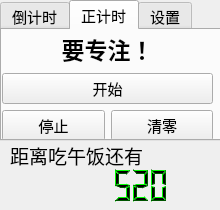
<?xml version="1.0" encoding="UTF-8"?>
<ui version="4.0">
 <class>Form</class>
 <widget class="QWidget" name="Form">
  <property name="geometry">
   <rect>
    <x>0</x>
    <y>0</y>
    <width>220</width>
    <height>210</height>
   </rect>
  </property>
  <property name="font">
   <font>
    <pointsize>11</pointsize>
   </font>
  </property>
  <property name="windowTitle">
   <string>Form</string>
  </property>
  <widget class="QTabWidget" name="tabWidget">
   <property name="geometry">
    <rect>
     <x>0</x>
     <y>0</y>
     <width>221</width>
     <height>141</height>
    </rect>
   </property>
   <property name="currentIndex">
    <number>1</number>
   </property>
   <widget class="QWidget" name="tab">
    <attribute name="title">
     <string>倒计时</string>
    </attribute>
    <widget class="QLabel" name="label_time">
     <property name="geometry">
      <rect>
       <x>80</x>
       <y>10</y>
       <width>131</width>
       <height>31</height>
      </rect>
     </property>
     <property name="font">
      <font>
       <family>黑体</family>
       <pointsize>18</pointsize>
       <weight>75</weight>
       <bold>true</bold>
      </font>
     </property>
     <property name="contextMenuPolicy">
      <enum>Qt::PreventContextMenu</enum>
     </property>
     <property name="toolTipDuration">
      <number>-1</number>
     </property>
     <property name="text">
      <string>Hello Yu</string>
     </property>
    </widget>
    <widget class="QSpinBox" name="spinBox">
     <property name="geometry">
      <rect>
       <x>10</x>
       <y>10</y>
       <width>61</width>
       <height>35</height>
      </rect>
     </property>
     <property name="font">
      <font>
       <pointsize>20</pointsize>
      </font>
     </property>
     <property name="frame">
      <bool>true</bool>
     </property>
     <property name="accelerated">
      <bool>false</bool>
     </property>
     <property name="minimum">
      <number>0</number>
     </property>
     <property name="maximum">
      <number>622</number>
     </property>
     <property name="singleStep">
      <number>1</number>
     </property>
     <property name="value">
      <number>10</number>
     </property>
     <property name="displayIntegerBase">
      <number>10</number>
     </property>
    </widget>
    <widget class="QWidget" name="horizontalLayoutWidget_3">
     <property name="geometry">
      <rect>
       <x>0</x>
       <y>50</y>
       <width>211</width>
       <height>31</height>
      </rect>
     </property>
     <layout class="QHBoxLayout" name="horizontalLayout_3">
      <item>
       <widget class="QPushButton" name="pushButton_start">
        <property name="enabled">
         <bool>true</bool>
        </property>
        <property name="text">
         <string>开始</string>
        </property>
       </widget>
      </item>
      <item>
       <widget class="QPushButton" name="pushButton_pause">
        <property name="text">
         <string>暂停</string>
        </property>
       </widget>
      </item>
     </layout>
    </widget>
    <widget class="QWidget" name="horizontalLayoutWidget_4">
     <property name="geometry">
      <rect>
       <x>0</x>
       <y>80</y>
       <width>211</width>
       <height>31</height>
      </rect>
     </property>
     <layout class="QHBoxLayout" name="horizontalLayout_4">
      <item>
       <widget class="QPushButton" name="pushButton_stop">
        <property name="text">
         <string>清零</string>
        </property>
       </widget>
      </item>
      <item>
       <widget class="QPushButton" name="pushButton_ZhiDing">
        <property name="text">
         <string>置顶</string>
        </property>
       </widget>
      </item>
     </layout>
    </widget>
   </widget>
   <widget class="QWidget" name="tab_2">
    <attribute name="title">
     <string>正计时</string>
    </attribute>
    <widget class="QWidget" name="verticalLayoutWidget">
     <property name="geometry">
      <rect>
       <x>0</x>
       <y>0</y>
       <width>211</width>
       <height>111</height>
      </rect>
     </property>
     <layout class="QVBoxLayout" name="verticalLayout">
      <item>
       <widget class="QLabel" name="label_zhengJS">
        <property name="font">
         <font>
          <pointsize>17</pointsize>
          <weight>75</weight>
          <bold>true</bold>
         </font>
        </property>
        <property name="text">
         <string>要专注！</string>
        </property>
        <property name="alignment">
         <set>Qt::AlignCenter</set>
        </property>
       </widget>
      </item>
      <item>
       <widget class="QPushButton" name="pushButton_Zstart">
        <property name="text">
         <string>开始</string>
        </property>
       </widget>
      </item>
      <item>
       <layout class="QHBoxLayout" name="horizontalLayout">
        <item>
         <widget class="QPushButton" name="pushButton_Zstop">
          <property name="text">
           <string>停止</string>
          </property>
         </widget>
        </item>
        <item>
         <widget class="QPushButton" name="pushButton_Zclear">
          <property name="text">
           <string>清零</string>
          </property>
         </widget>
        </item>
       </layout>
      </item>
     </layout>
    </widget>
    <widget class="QTextBrowser" name="textBrowser">
     <property name="geometry">
      <rect>
       <x>180</x>
       <y>160</y>
       <width>171</width>
       <height>21</height>
      </rect>
     </property>
    </widget>
   </widget>
   <widget class="QWidget" name="tab_3">
    <attribute name="title">
     <string>设置</string>
    </attribute>
    <widget class="QPushButton" name="pushButton_setupMore">
     <property name="geometry">
      <rect>
       <x>120</x>
       <y>90</y>
       <width>75</width>
       <height>23</height>
      </rect>
     </property>
     <property name="text">
      <string>更多》</string>
     </property>
    </widget>
    <widget class="QCheckBox" name="checkBox_drank">
     <property name="geometry">
      <rect>
       <x>10</x>
       <y>10</y>
       <width>171</width>
       <height>16</height>
      </rect>
     </property>
     <property name="text">
      <string>每小时喝水提醒</string>
     </property>
     <property name="checked">
      <bool>true</bool>
     </property>
    </widget>
    <widget class="QPushButton" name="pushButton_talk">
     <property name="geometry">
      <rect>
       <x>10</x>
       <y>90</y>
       <width>71</width>
       <height>23</height>
      </rect>
     </property>
     <property name="text">
      <string>产品交流</string>
     </property>
    </widget>
   </widget>
  </widget>
  <widget class="QLabel" name="label_eatTxt">
   <property name="geometry">
    <rect>
     <x>10</x>
     <y>140</y>
     <width>191</width>
     <height>31</height>
    </rect>
   </property>
   <property name="font">
    <font>
     <pointsize>14</pointsize>
    </font>
   </property>
   <property name="text">
    <string>距离吃午饭还有</string>
   </property>
  </widget>
  <widget class="QLCDNumber" name="lcd">
   <property name="geometry">
    <rect>
     <x>20</x>
     <y>165</y>
     <width>151</width>
     <height>41</height>
    </rect>
   </property>
   <property name="palette">
    <palette>
     <active>
      <colorrole role="WindowText">
       <brush brushstyle="SolidPattern">
        <color alpha="255">
         <red>0</red>
         <green>0</green>
         <blue>0</blue>
        </color>
       </brush>
      </colorrole>
      <colorrole role="Button">
       <brush brushstyle="SolidPattern">
        <color alpha="255">
         <red>0</red>
         <green>170</green>
         <blue>0</blue>
        </color>
       </brush>
      </colorrole>
      <colorrole role="Light">
       <brush brushstyle="SolidPattern">
        <color alpha="255">
         <red>0</red>
         <green>255</green>
         <blue>0</blue>
        </color>
       </brush>
      </colorrole>
      <colorrole role="Midlight">
       <brush brushstyle="SolidPattern">
        <color alpha="255">
         <red>0</red>
         <green>212</green>
         <blue>0</blue>
        </color>
       </brush>
      </colorrole>
      <colorrole role="Dark">
       <brush brushstyle="SolidPattern">
        <color alpha="255">
         <red>0</red>
         <green>85</green>
         <blue>0</blue>
        </color>
       </brush>
      </colorrole>
      <colorrole role="Mid">
       <brush brushstyle="SolidPattern">
        <color alpha="255">
         <red>0</red>
         <green>113</green>
         <blue>0</blue>
        </color>
       </brush>
      </colorrole>
      <colorrole role="Text">
       <brush brushstyle="SolidPattern">
        <color alpha="255">
         <red>0</red>
         <green>0</green>
         <blue>0</blue>
        </color>
       </brush>
      </colorrole>
      <colorrole role="BrightText">
       <brush brushstyle="SolidPattern">
        <color alpha="255">
         <red>255</red>
         <green>255</green>
         <blue>255</blue>
        </color>
       </brush>
      </colorrole>
      <colorrole role="ButtonText">
       <brush brushstyle="SolidPattern">
        <color alpha="255">
         <red>0</red>
         <green>0</green>
         <blue>0</blue>
        </color>
       </brush>
      </colorrole>
      <colorrole role="Base">
       <brush brushstyle="SolidPattern">
        <color alpha="255">
         <red>255</red>
         <green>255</green>
         <blue>255</blue>
        </color>
       </brush>
      </colorrole>
      <colorrole role="Window">
       <brush brushstyle="SolidPattern">
        <color alpha="255">
         <red>0</red>
         <green>170</green>
         <blue>0</blue>
        </color>
       </brush>
      </colorrole>
      <colorrole role="Shadow">
       <brush brushstyle="SolidPattern">
        <color alpha="255">
         <red>0</red>
         <green>0</green>
         <blue>0</blue>
        </color>
       </brush>
      </colorrole>
      <colorrole role="AlternateBase">
       <brush brushstyle="SolidPattern">
        <color alpha="255">
         <red>127</red>
         <green>212</green>
         <blue>127</blue>
        </color>
       </brush>
      </colorrole>
      <colorrole role="ToolTipBase">
       <brush brushstyle="SolidPattern">
        <color alpha="255">
         <red>255</red>
         <green>255</green>
         <blue>220</blue>
        </color>
       </brush>
      </colorrole>
      <colorrole role="ToolTipText">
       <brush brushstyle="SolidPattern">
        <color alpha="255">
         <red>0</red>
         <green>0</green>
         <blue>0</blue>
        </color>
       </brush>
      </colorrole>
      <colorrole role="PlaceholderText">
       <brush brushstyle="SolidPattern">
        <color alpha="128">
         <red>0</red>
         <green>0</green>
         <blue>0</blue>
        </color>
       </brush>
      </colorrole>
     </active>
     <inactive>
      <colorrole role="WindowText">
       <brush brushstyle="SolidPattern">
        <color alpha="255">
         <red>0</red>
         <green>0</green>
         <blue>0</blue>
        </color>
       </brush>
      </colorrole>
      <colorrole role="Button">
       <brush brushstyle="SolidPattern">
        <color alpha="255">
         <red>0</red>
         <green>170</green>
         <blue>0</blue>
        </color>
       </brush>
      </colorrole>
      <colorrole role="Light">
       <brush brushstyle="SolidPattern">
        <color alpha="255">
         <red>0</red>
         <green>255</green>
         <blue>0</blue>
        </color>
       </brush>
      </colorrole>
      <colorrole role="Midlight">
       <brush brushstyle="SolidPattern">
        <color alpha="255">
         <red>0</red>
         <green>212</green>
         <blue>0</blue>
        </color>
       </brush>
      </colorrole>
      <colorrole role="Dark">
       <brush brushstyle="SolidPattern">
        <color alpha="255">
         <red>0</red>
         <green>85</green>
         <blue>0</blue>
        </color>
       </brush>
      </colorrole>
      <colorrole role="Mid">
       <brush brushstyle="SolidPattern">
        <color alpha="255">
         <red>0</red>
         <green>113</green>
         <blue>0</blue>
        </color>
       </brush>
      </colorrole>
      <colorrole role="Text">
       <brush brushstyle="SolidPattern">
        <color alpha="255">
         <red>0</red>
         <green>0</green>
         <blue>0</blue>
        </color>
       </brush>
      </colorrole>
      <colorrole role="BrightText">
       <brush brushstyle="SolidPattern">
        <color alpha="255">
         <red>255</red>
         <green>255</green>
         <blue>255</blue>
        </color>
       </brush>
      </colorrole>
      <colorrole role="ButtonText">
       <brush brushstyle="SolidPattern">
        <color alpha="255">
         <red>0</red>
         <green>0</green>
         <blue>0</blue>
        </color>
       </brush>
      </colorrole>
      <colorrole role="Base">
       <brush brushstyle="SolidPattern">
        <color alpha="255">
         <red>255</red>
         <green>255</green>
         <blue>255</blue>
        </color>
       </brush>
      </colorrole>
      <colorrole role="Window">
       <brush brushstyle="SolidPattern">
        <color alpha="255">
         <red>0</red>
         <green>170</green>
         <blue>0</blue>
        </color>
       </brush>
      </colorrole>
      <colorrole role="Shadow">
       <brush brushstyle="SolidPattern">
        <color alpha="255">
         <red>0</red>
         <green>0</green>
         <blue>0</blue>
        </color>
       </brush>
      </colorrole>
      <colorrole role="AlternateBase">
       <brush brushstyle="SolidPattern">
        <color alpha="255">
         <red>127</red>
         <green>212</green>
         <blue>127</blue>
        </color>
       </brush>
      </colorrole>
      <colorrole role="ToolTipBase">
       <brush brushstyle="SolidPattern">
        <color alpha="255">
         <red>255</red>
         <green>255</green>
         <blue>220</blue>
        </color>
       </brush>
      </colorrole>
      <colorrole role="ToolTipText">
       <brush brushstyle="SolidPattern">
        <color alpha="255">
         <red>0</red>
         <green>0</green>
         <blue>0</blue>
        </color>
       </brush>
      </colorrole>
      <colorrole role="PlaceholderText">
       <brush brushstyle="SolidPattern">
        <color alpha="128">
         <red>0</red>
         <green>0</green>
         <blue>0</blue>
        </color>
       </brush>
      </colorrole>
     </inactive>
     <disabled>
      <colorrole role="WindowText">
       <brush brushstyle="SolidPattern">
        <color alpha="255">
         <red>0</red>
         <green>85</green>
         <blue>0</blue>
        </color>
       </brush>
      </colorrole>
      <colorrole role="Button">
       <brush brushstyle="SolidPattern">
        <color alpha="255">
         <red>0</red>
         <green>170</green>
         <blue>0</blue>
        </color>
       </brush>
      </colorrole>
      <colorrole role="Light">
       <brush brushstyle="SolidPattern">
        <color alpha="255">
         <red>0</red>
         <green>255</green>
         <blue>0</blue>
        </color>
       </brush>
      </colorrole>
      <colorrole role="Midlight">
       <brush brushstyle="SolidPattern">
        <color alpha="255">
         <red>0</red>
         <green>212</green>
         <blue>0</blue>
        </color>
       </brush>
      </colorrole>
      <colorrole role="Dark">
       <brush brushstyle="SolidPattern">
        <color alpha="255">
         <red>0</red>
         <green>85</green>
         <blue>0</blue>
        </color>
       </brush>
      </colorrole>
      <colorrole role="Mid">
       <brush brushstyle="SolidPattern">
        <color alpha="255">
         <red>0</red>
         <green>113</green>
         <blue>0</blue>
        </color>
       </brush>
      </colorrole>
      <colorrole role="Text">
       <brush brushstyle="SolidPattern">
        <color alpha="255">
         <red>0</red>
         <green>85</green>
         <blue>0</blue>
        </color>
       </brush>
      </colorrole>
      <colorrole role="BrightText">
       <brush brushstyle="SolidPattern">
        <color alpha="255">
         <red>255</red>
         <green>255</green>
         <blue>255</blue>
        </color>
       </brush>
      </colorrole>
      <colorrole role="ButtonText">
       <brush brushstyle="SolidPattern">
        <color alpha="255">
         <red>0</red>
         <green>85</green>
         <blue>0</blue>
        </color>
       </brush>
      </colorrole>
      <colorrole role="Base">
       <brush brushstyle="SolidPattern">
        <color alpha="255">
         <red>0</red>
         <green>170</green>
         <blue>0</blue>
        </color>
       </brush>
      </colorrole>
      <colorrole role="Window">
       <brush brushstyle="SolidPattern">
        <color alpha="255">
         <red>0</red>
         <green>170</green>
         <blue>0</blue>
        </color>
       </brush>
      </colorrole>
      <colorrole role="Shadow">
       <brush brushstyle="SolidPattern">
        <color alpha="255">
         <red>0</red>
         <green>0</green>
         <blue>0</blue>
        </color>
       </brush>
      </colorrole>
      <colorrole role="AlternateBase">
       <brush brushstyle="SolidPattern">
        <color alpha="255">
         <red>0</red>
         <green>170</green>
         <blue>0</blue>
        </color>
       </brush>
      </colorrole>
      <colorrole role="ToolTipBase">
       <brush brushstyle="SolidPattern">
        <color alpha="255">
         <red>255</red>
         <green>255</green>
         <blue>220</blue>
        </color>
       </brush>
      </colorrole>
      <colorrole role="ToolTipText">
       <brush brushstyle="SolidPattern">
        <color alpha="255">
         <red>0</red>
         <green>0</green>
         <blue>0</blue>
        </color>
       </brush>
      </colorrole>
      <colorrole role="PlaceholderText">
       <brush brushstyle="SolidPattern">
        <color alpha="128">
         <red>0</red>
         <green>0</green>
         <blue>0</blue>
        </color>
       </brush>
      </colorrole>
     </disabled>
    </palette>
   </property>
   <property name="lineWidth">
    <number>0</number>
   </property>
   <property name="digitCount">
    <number>8</number>
   </property>
   <property name="value" stdset="0">
    <double>520.000000000000000</double>
   </property>
   <property name="intValue" stdset="0">
    <number>520</number>
   </property>
  </widget>
 </widget>
 <resources/>
 <connections/>
</ui>
